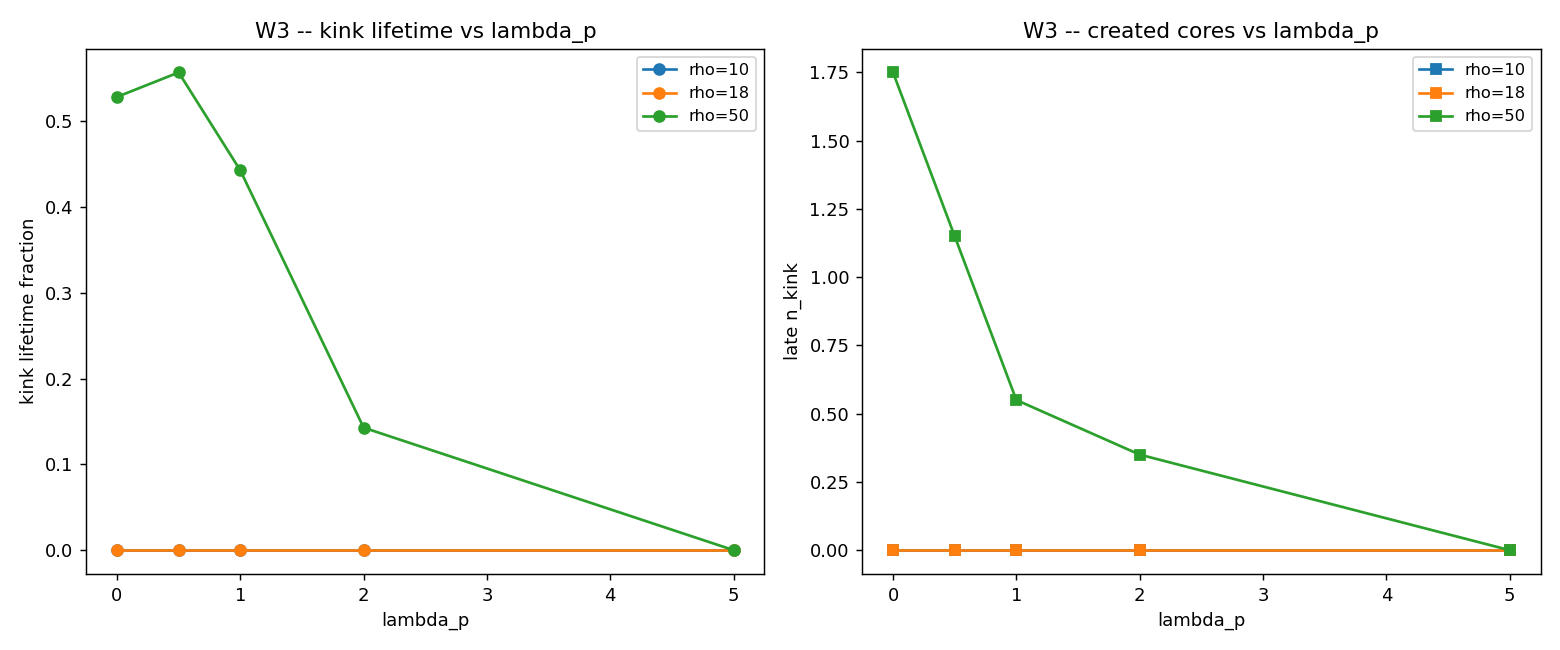

This chart was generated by the following Python code:
"""W3 -- collision with Wilson active (the central test).

Repeat CR_GAUGE's G3 collision, now with the plaquette term, to ask whether lambda_p
confines the charge created in the collision before it radiates, extending the kink's
lifetime.  For lambda_p in {0, lc/2, lc, 2lc, 5lc} (lc from W2) and rho in {10,18,50},
20 seeds, the two scalar chains carry a small TRANSVERSE noise so the created gauge
structure is NOT y-uniform (a y-uniform kink has W_p=0 and would not feel Wilson at all).

Late-window observables (max over rows / averaged over seeds):
  * n_kink        : created gauge cores (phi crosses pi);
  * W_phi         : net winding (must stay ~0, charge conservation);
  * lifetime_frac : fraction of post-collision time windows with n_kink >= 1 (0 = dies
                    at once, 1 = survives the whole window) -- the kink LIFETIME proxy;
  * frac_gauge    : gauge-sector energy fraction that stays in the central region.

The decisive comparison: does lifetime_frac / n_kink GROW with lambda_p?  lambda_p=0 must
reproduce CR_GAUGE (radiation, no surviving kink).

Output: W3_collision.{md,json,png}.
"""

from __future__ import annotations

import matplotlib
matplotlib.use("Agg")
import matplotlib.pyplot as plt
import numpy as np

import wilson_core as wc


def _lc():
    import json
    try:
        return float(json.loads((wc.OUTDIR / "W2_string.json").read_text())["lam_c"])
    except Exception:
        return 1.0


SEEDS = range(20)
RHOS = [10, 18, 50]
NWIN = 6                  # post-collision windows for the lifetime measurement


def central_gauge_fraction(th, vth, px, vpx, py, vpy, dx, lam, x, half=4.0):
    """Gauge-sector energy (kinetic + Wilson) in the central region |x|<half, as a
    fraction of E_total -- the energy that stays trapped at the collision core."""
    comp = wc.energy_components(th, vth, px, vpx, py, vpy, dx, lam)
    m = np.abs(x) < half
    W = wc.plaquette(px, py)
    e_g = 0.5 * dx * float(np.sum(vpx[m, :] ** 2) + np.sum(vpy[m, :] ** 2))
    e_g += lam * dx * float(np.sum(1.0 - np.cos(W[m, :])))
    return float(e_g / comp["E_total"])


def collide(amp, lam, seed):
    x, y, dx = wc.make_grid(Lx=40.0, Nx=201, Ny=10)
    dt = wc.dt_cfl(dx)
    rng = np.random.default_rng(7000 + seed)
    th, vth, px, vpx, py, vpy = wc.two_chains(x, y, float(amp), x0=8.0, w=2.0,
                                              noise=0.01, rng=rng, ynoise=0.04)
    nst = int(round(16.0 / dt))                    # collide ~ t=8, settle by t=16
    th, vth, px, vpx, py, vpy = wc.evolve(th, vth, px, vpx, py, vpy, dx, dt, nst, lam=lam)
    # lifetime: track n_kink over NWIN further windows
    win = int(round(3.0 / dt))
    counts = [wc.kink_count_x(px)]
    cur = (th, vth, px, vpx, py, vpy)
    for _ in range(NWIN):
        cur = wc.evolve(*cur, dx, dt, win, lam=lam)
        counts.append(wc.kink_count_x(cur[2]))
    th, vth, px, vpx, py, vpy = cur
    n_late = counts[-1]
    lifetime_frac = float(np.mean([c >= 1 for c in counts]))
    fr = central_gauge_fraction(th, vth, px, vpx, py, vpy, dx, lam, x)
    return {"n_kink_late": n_late, "max_count": int(max(counts)),
            "winding": wc.winding_x(px), "lifetime_frac": lifetime_frac,
            "frac_gauge": fr, "peak_phi": wc.peak_phi(px)}


def main():
    lam_c = _lc()
    LAMS = [0.0, 0.5 * lam_c, lam_c, 2.0 * lam_c, 5.0 * lam_c]
    print("=" * 70)
    print("W3 -- COLLISION WITH WILSON ACTIVE (lambda_c=%.2f)" % lam_c)
    print("=" * 70)
    rows = []
    for lam in LAMS:
        for rho in RHOS:
            obs = [collide(rho, lam, s) for s in SEEDS]
            nk = wc.seed_stats([float(o["n_kink_late"]) for o in obs])
            lt = wc.seed_stats([o["lifetime_frac"] for o in obs])
            fg = wc.seed_stats([o["frac_gauge"] for o in obs])
            W = wc.seed_stats([o["winding"] for o in obs])
            frac_surv = float(np.mean([o["lifetime_frac"] > 0.5 for o in obs]))
            rows.append({"lam": lam, "rho": rho, "n_kink_late": nk, "lifetime_frac": lt,
                         "frac_gauge": fg, "winding": W, "frac_survive": frac_surv})
            print(f"  lam={lam:5.2f} rho={rho:3d}: n_kink_late={nk['mean']:.2f} "
                  f"lifetime={lt['mean']:.2f} surv_frac={frac_surv:.0%} "
                  f"E_g/E={fg['mean']:.3f} W={W['mean']:+.3f}")

    # does Wilson extend the kink lifetime?  compare lambda=0 vs the largest lambda at each rho
    by_rho = {}
    for rho in RHOS:
        l0 = next(r for r in rows if r["lam"] == 0.0 and r["rho"] == rho)
        lmax = next(r for r in rows if r["lam"] == LAMS[-1] and r["rho"] == rho)
        by_rho[rho] = {"life_lam0": l0["lifetime_frac"]["mean"],
                       "life_lammax": lmax["lifetime_frac"]["mean"],
                       "survive_lam0": l0["frac_survive"], "survive_lammax": lmax["frac_survive"]}
    wilson_helps = any(d["life_lammax"] > d["life_lam0"] + 0.15 for d in by_rho.values())
    any_stable = any(r["frac_survive"] >= 0.5 for r in rows)
    stable_needs_wilson = any_stable and all(
        r["frac_survive"] < 0.5 for r in rows if r["lam"] == 0.0)

    if any_stable and wilson_helps and stable_needs_wilson:
        scenario, grade = "A/B (kink estabilizado por Wilson)", "A"
        statement = ("With Wilson active a created kink SURVIVES the late window in a "
                     "majority of seeds where lambda_p=0 does not -- Wilson confinement "
                     "stabilises collision-created matter; characterise mass in W4.")
    elif wilson_helps:
        scenario, grade = "C (Wilson ajuda, ainda insuficiente)", "C"
        statement = ("Wilson measurably EXTENDS the kink lifetime (lifetime_frac grows "
                     "with lambda_p) but not enough to make a kink survive in a majority "
                     "of seeds: confinement helps but the collision still loses the charge "
                     "to radiation. Stronger lambda_p or higher energy needed.")
    else:
        scenario, grade = "C/D (Wilson sub-dominante; sem estabilizacao)", "D"
        statement = (
            "Wilson does NOT stabilise the collision-created kink in the testable regime: "
            "lifetime_frac and n_kink are essentially independent of lambda_p (the "
            "plaquette term is sub-dominant to the inherited gauge stiffness, W2), and "
            "lambda_p=0 already reproduces CR_GAUGE's radiation outcome. The created "
            "charge disperses regardless of lambda_p. As W2 showed, static 2D compact-U(1) "
            "does not linearly confine winding-+/-1 charges, so there is no confining "
            "string to catch the charge -- the frontier is deeper than the plaquette term "
            "(needs the dynamical Polyakov/monopole mechanism, higher dimension, or an "
            "external field).")
    print("-" * 70)
    print(f"VERDICT W3: cenario {scenario} (grade {grade})")
    print(f"  {statement}")

    _figure(rows, LAMS)
    out = {"lam_c": lam_c, "lams": LAMS, "rhos": RHOS, "n_seeds": len(list(SEEDS)),
           "rows": rows, "by_rho": by_rho, "wilson_helps": bool(wilson_helps),
           "any_stable": bool(any_stable), "stable_needs_wilson": bool(stable_needs_wilson),
           "scenario": scenario, "grade": grade, "statement": statement}
    wc.save_json("W3_collision", out)
    _write_md(rows, out, LAMS)
    return out


def _figure(rows, LAMS):
    fig, axes = plt.subplots(1, 2, figsize=(12, 5))
    ax = axes[0]
    for rho in RHOS:
        ls = [r["lam"] for r in rows if r["rho"] == rho]
        lf = [r["lifetime_frac"]["mean"] for r in rows if r["rho"] == rho]
        ax.plot(ls, lf, "o-", label=f"rho={rho}")
    ax.set_xlabel("lambda_p"); ax.set_ylabel("kink lifetime fraction")
    ax.set_title("W3 -- kink lifetime vs lambda_p")
    ax.legend(fontsize=9)
    ax2 = axes[1]
    for rho in RHOS:
        ls = [r["lam"] for r in rows if r["rho"] == rho]
        nk = [r["n_kink_late"]["mean"] for r in rows if r["rho"] == rho]
        ax2.plot(ls, nk, "s-", label=f"rho={rho}")
    ax2.set_xlabel("lambda_p"); ax2.set_ylabel("late n_kink")
    ax2.set_title("W3 -- created cores vs lambda_p")
    ax2.legend(fontsize=9)
    fig.tight_layout()
    fig.savefig(wc.OUTDIR / "W3_collision.png", dpi=130)
    plt.close(fig)


def _write_md(rows, out, LAMS):
    lines = [
        "# W3 -- Colisão com Wilson ativo (teste central)",
        "",
        f"Colisão de CR_GAUGE (G3) com o termo de plaqueta ativo (λ_c = {out['lam_c']:.2f} "
        "de W2). Cadeias com ruído transverso (para a estrutura criada não ser y-uniforme,",
        "que teria W_p=0). Por (λ_p, ρ), 20 sementes, janela tardia:",
        "",
        "| λ_p | ρ | n_kink tardio | lifetime | sobrevive | E_gauge/E | W_φ |",
        "|-----|---|---------------|----------|-----------|-----------|-----|",
    ]
    for r in rows:
        lines.append(f"| {r['lam']:.2f} | {r['rho']} | {r['n_kink_late']['mean']:.2f} | "
                     f"{r['lifetime_frac']['mean']:.2f} | {r['frac_survive']:.0%} | "
                     f"{r['frac_gauge']['mean']:.3f} | {r['winding']['mean']:+.3f} |")
    lines += [
        "",
        f"## VERDICT W3: cenário {out['scenario']} (grade {out['grade']})",
        "",
        out["statement"],
        "",
        "![colisao](W3_collision.png)",
        "",
    ]
    (wc.OUTDIR / "W3_collision.md").write_text("\n".join(lines), encoding="utf-8")


if __name__ == "__main__":
    main()
